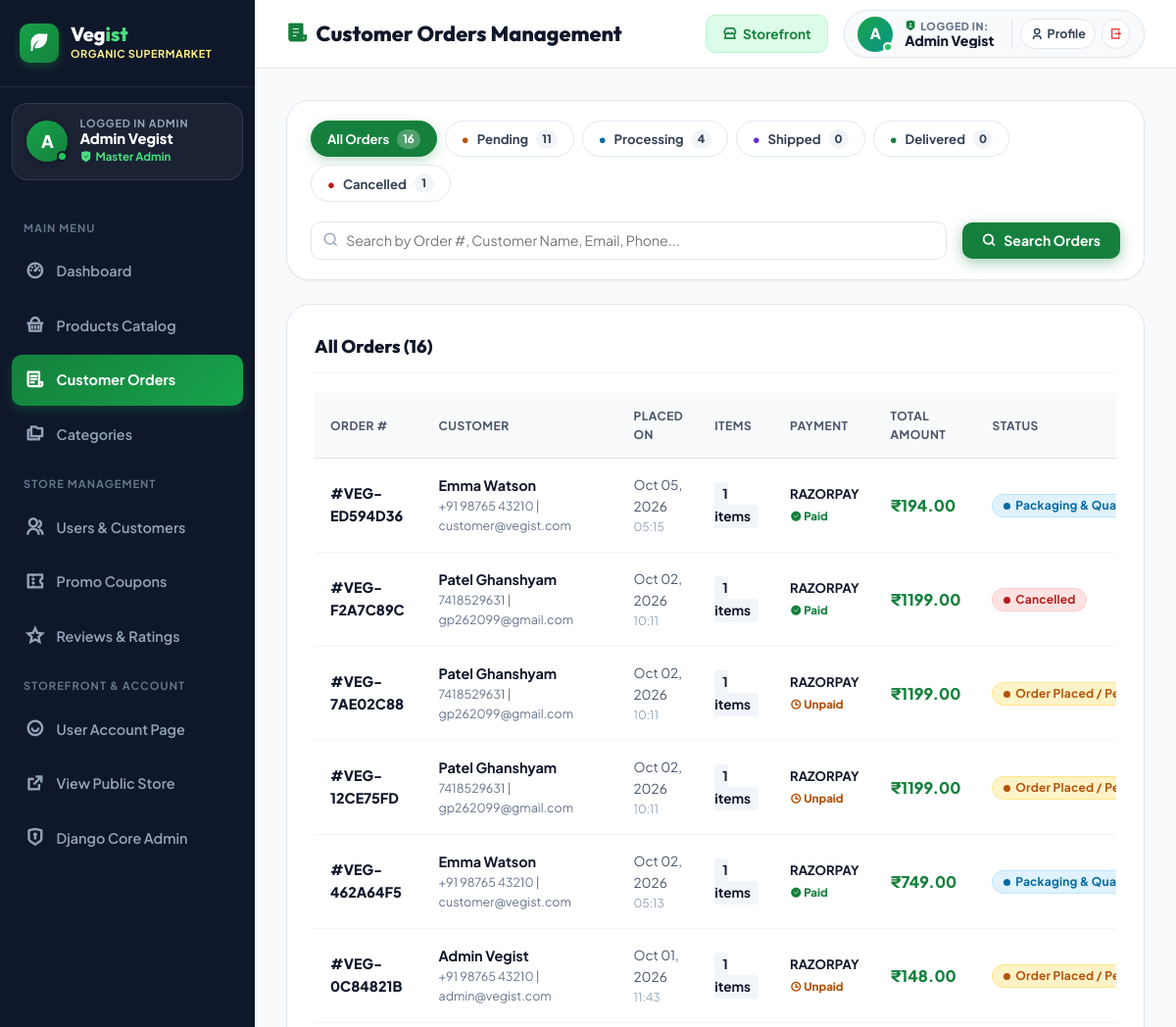
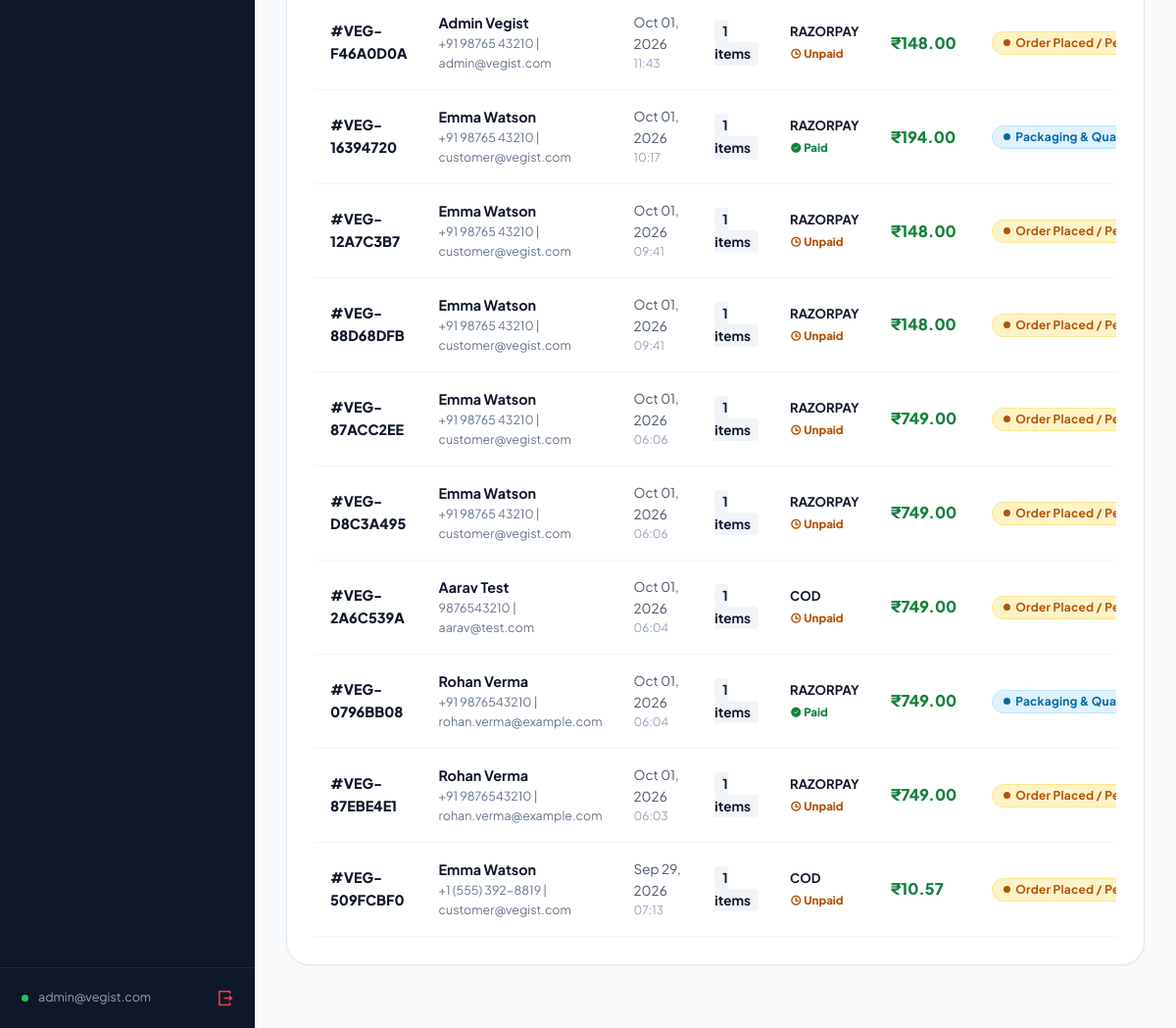
Screenshot of /dashboard/orders/ (signed in) with the database file from the repository (2 pictures, top to bottom).
### orders/models.py (models this page shows, shortened)
class Order(models.Model):
    STATUS_CHOICES = (
        ('pending', 'Order Placed / Pending'),
        ('processing', 'Packaging & Quality Check'),
        ('shipped', 'Out for Delivery'),
        ('delivered', 'Delivered'),
        ('cancelled', 'Cancelled'),
    )
    PAYMENT_CHOICES = (
        ('cod', 'Cash on Delivery (COD)'),
        ('card', 'Credit / Debit Card (Secure 256-bit)'),
        ('razorpay', 'Instant UPI / Razorpay Mock'),
    )
    order_number = models.CharField(max_length=32, unique=True, editable=False)
    user = models.ForeignKey(User, on_delete=models.SET_NULL, null=True, blank=True, related_name='orders')
    first_name = models.CharField(max_length=100)
    last_name = models.CharField(max_length=100)
    email = models.EmailField()
    phone = models.CharField(max_length=20)
    address = models.CharField(max_length=255)
    city = models.CharField(max_length=100)
    state = models.CharField(max_length=100)
    postal_code = models.CharField(max_length=20)
    order_notes = models.TextField(blank=True)
    payment_method = models.CharField(max_length=20, choices=PAYMENT_CHOICES, default='cod')
    is_paid = models.BooleanField(default=False)
    razorpay_order_id = models.CharField(max_length=100, blank=True, null=True)
    razorpay_payment_id = models.CharField(max_length=100, blank=True, null=True)
    razorpay_signature = models.CharField(max_length=255, blank=True, null=True)
    subtotal = models.DecimalField(max_digits=10, decimal_places=2)
    discount = models.DecimalField(max_digits=10, decimal_places=2, default=0.00)
    shipping = models.DecimalField(max_digits=10, decimal_places=2, default=0.00)
    total = models.DecimalField(max_digits=10, decimal_places=2)
    coupon_code = models.CharField(max_length=50, blank=True)
    status = models.CharField(max_length=20, choices=STATUS_CHOICES, default='pending')
    created_at = models.DateTimeField(auto_now_add=True)
    updated_at = models.DateTimeField(auto_now=True)
    class Meta:
        ordering = ['-created_at']

### dashboard/views.py (the view, shortened to what this page needs)
# urls.py: path('orders/', views.orders_list, name='orders_list'),
@admin_required
def orders_list(request):
    status_filter = request.GET.get('status', '').strip()
    query = request.GET.get('q', '').strip()
    orders = Order.objects.prefetch_related('items').all().order_by('-created_at')
    if status_filter:
        orders = orders.filter(status=status_filter)
    status_counts = {
        'all': Order.objects.count(),
        'pending': Order.objects.filter(status='pending').count(),
        'processing': Order.objects.filter(status='processing').count(),
        'shipped': Order.objects.filter(status='shipped').count(),
        'delivered': Order.objects.filter(status='delivered').count(),
        'cancelled': Order.objects.filter(status='cancelled').count(),
    }
    context = {
        'active_menu': 'orders',
        'orders': orders,
        'selected_status': status_filter,
        'selected_q': query,
        'total_count': orders.count(),
        'status_choices': Order.STATUS_CHOICES,
        'status_counts': status_counts,
    }
    return render(request, 'dashboard/orders.html', context)

### templates/dashboard/orders.html (shortened to what this page needs)
{% extends 'dashboard/base_dashboard.html' %}
{% block page_title %}<i class="ri-file-list-3-fill" style="color: var(--primary);"></i> Customer Orders Management{% endblock %}
{% block content %}
<div class="dash-card" style="padding: 1.25rem 1.5rem; margin-bottom: 1.5rem;">
  <div class="status-filter-nav">
    <a href="{% url 'dashboard:orders_list' %}{% if selected_q %}?q={{ selected_q }}{% endif %}" class="status-pill-btn {% if not selected_status %}active{% endif %}">
      <span>All Orders</span>
      <span class="pill-count">{{ status_counts.all }}</span>
    </a>
    <a href="{% url 'dashboard:orders_list' %}?status=pending{% if selected_q %}&q={{ selected_q }}{% endif %}" class="status-pill-btn {% if selected_status == 'pending' %}active{% endif %}">
      <span style="color: #b45309;">●</span>
      <span>Pending</span>
      <span class="pill-count">{{ status_counts.pending }}</span>
    </a>
    <a href="{% url 'dashboard:orders_list' %}?status=processing{% if selected_q %}&q={{ selected_q }}{% endif %}" class="status-pill-btn {% if selected_status == 'processing' %}active{% endif %}">
      <span style="color: #0369a1;">●</span>
      <span>Processing</span>
      <span class="pill-count">{{ status_counts.processing }}</span>
    </a>
    <a href="{% url 'dashboard:orders_list' %}?status=shipped{% if selected_q %}&q={{ selected_q }}{% endif %}" class="status-pill-btn {% if selected_status == 'shipped' %}active{% endif %}">
      <span style="color: #6d28d9;">●</span>
      <span>Shipped</span>
      <span class="pill-count">{{ status_counts.shipped }}</span>
    </a>
    <a href="{% url 'dashboard:orders_list' %}?status=delivered{% if selected_q %}&q={{ selected_q }}{% endif %}" class="status-pill-btn {% if selected_status == 'delivered' %}active{% endif %}">
      <span style="color: #15803d;">●</span>
      <span>Delivered</span>
      <span class="pill-count">{{ status_counts.delivered }}</span>
    </a>
    <a href="{% url 'dashboard:orders_list' %}?status=cancelled{% if selected_q %}&q={{ selected_q }}{% endif %}" class="status-pill-btn {% if selected_status == 'cancelled' %}active{% endif %}">
      <span style="color: #b91c1c;">●</span>
      <span>Cancelled</span>
      <span class="pill-count">{{ status_counts.cancelled }}</span>
    </a>
  </div>
  <form method="GET" style="display: flex; gap: 1rem; align-items: center; flex-wrap: wrap;">
    <div style="position: relative; min-width: 280px; flex: 1;">
      <input type="text" name="q" value="{{ selected_q }}" placeholder="Search by Order #, Customer Name, Email, Phone..." style="width: 100%; padding: 0.6rem 0.75rem 0.6rem 2.2rem; border: 1px solid var(--gray-200); border-radius: var(--radius); font-size: 0.88rem;">
      <i class="ri-search-line" style="position: absolute; left: 0.75rem; top: 50%; transform: translateY(-50%); color: var(--gray-400);"></i>
    </div>
    <button type="submit" class="btn btn-primary" style="padding: 0.6rem 1.25rem; font-size: 0.88rem; border-radius: var(--radius);">
      <i class="ri-search-line"></i> Search Orders
    </button>
  </form>
</div>
<div class="dash-card">
  <div class="dash-card-header">
    <div class="dash-card-title">
      <span>
        {% if selected_status %}
          {{ selected_status|capfirst }} Orders
        {% else %}
          All Orders
        {% endif %}
        ({{ total_count }})
      </span>
    </div>
  </div>
  {% if orders %}
    <div style="overflow-x: auto;">
      <table class="dash-table">
        <thead>
          <tr>
            <th>Order #</th>
            <th>Customer</th>
            <th>Placed On</th>
            <th>Items</th>
            <th>Payment</th>
            <th>Total Amount</th>
            <th>Status</th>
          </tr>
        </thead>
        <tbody>
          {% for o in orders %}
            <tr>
              <td style="font-weight: 800; color: var(--dark);">
                #{{ o.order_number }}
              </td>
              <td>
                <div style="font-weight: 700; color: var(--dark);">{{ o.first_name }} {{ o.last_name }}</div>
                <div style="font-size: 0.78rem; color: var(--gray-500);">{{ o.phone }} | {{ o.email }}</div>
              </td>
              <td style="color: var(--gray-600); font-size: 0.85rem;">
                {{ o.created_at|date:"M d, Y" }}
                <div style="font-size: 0.75rem; color: var(--gray-400);">{{ o.created_at|time:"H:i" }}</div>
              </td>
              <td>
                <span style="font-weight: 700; background: var(--gray-100); padding: 0.2rem 0.5rem; border-radius: 4px; font-size: 0.85rem;">
                  {{ o.items.count }} items
                </span>
              </td>
              <td>
                <div style="font-weight: 700; font-size: 0.82rem; text-transform: uppercase;">{{ o.payment_method }}</div>
                {% if o.is_paid %}
                  <span style="font-size: 0.72rem; color: #15803d; font-weight: 800;"><i class="ri-checkbox-circle-fill"></i> Paid</span>
                {% else %}
                  <span style="font-size: 0.72rem; color: #b45309; font-weight: 800;"><i class="ri-time-line"></i> Unpaid</span>
                {% endif %}
              </td>
              <td>
                <div style="font-weight: 800; color: var(--primary); font-size: 1rem;">₹{{ o.total }}</div>
              </td>
              <td>
                <span class="status-badge status-{{ o.status }}">
                  {{ o.get_status_display }}
                </span>
              </td>
            </tr>
          {% endfor %}
        </tbody>
      </table>
    </div>
  {% else %}
    <div style="text-align: center; padding: 4rem 1rem; color: var(--gray-500);">
      <i class="ri-inbox-line" style="font-size: 3rem; color: var(--gray-300); margin-bottom: 0.5rem; display: block;"></i>
      No orders match the selected criteria.
    </div>
  {% endif %}
</div>
{% endblock %}

### templates/dashboard/base_dashboard.html (shortened to what this page needs)
{% load static %}
<!DOCTYPE html>
<html lang="en">
<head>
  <link href="https://cdn.jsdelivr.net/npm/remixicon@4.2.0/fonts/remixicon.css" rel="stylesheet">
  <link rel="stylesheet" href="{% static 'css/vegist.css' %}">
</head>
<body>
  <aside class="dash-sidebar" id="dashSidebar">
    <a href="{% url 'dashboard:home' %}" class="dash-brand">
      <div class="dash-brand-icon">
        <i class="ri-leaf-fill"></i>
      </div>
      <div>
        <div class="dash-brand-title">Veg<span>ist</span></div>
        <div class="dash-brand-badge">Organic Supermarket</div>
      </div>
    </a>
    <div class="dash-user-card">
      <div class="dash-user-avatar">
        {% if request.user.first_name %}
          {{ request.user.first_name|make_list|first|upper }}
        {% else %}
          {{ request.user.username|make_list|first|upper }}
        {% endif %}
        <span class="user-online-dot" title="Authenticated & Active"></span>
      </div>
      <div class="dash-user-details">
        <div class="dash-user-greeting">Logged In Admin</div>
        <div class="dash-user-name" title="{% if request.user.get_full_name %}{{ request.user.get_full_name }}{% elif request.user.first_name %}{{ request.user.first_name }}{% elif request.user.username|length > 2 %}{{ request.user.username|capfirst }}{% else %}{{ request.user.email }}{% endif %}">
          {% if request.user.get_full_name %}
            {{ request.user.get_full_name }}
          {% elif request.user.first_name %}
            {{ request.user.first_name }}
          {% elif request.user.username|length > 2 %}
            {{ request.user.username|capfirst }}
          {% elif request.user.email %}
            {{ request.user.email }}
          {% else %}
            Admin User
          {% endif %}
        </div>
        <div class="dash-user-role">
          <i class="ri-shield-check-fill"></i>
          {% if request.user.is_superuser %}Master Admin{% elif request.user.is_staff %}Store Staff{% else %}User{% endif %}
        </div>
      </div>
    </div>
    <div class="dash-nav">
      <div class="dash-nav-header">Main Menu</div>
      <a href="{% url 'dashboard:home' %}" class="dash-nav-link {% if active_menu == 'dashboard' %}active{% endif %}">
        <i class="ri-dashboard-3-line"></i>
        <span>Dashboard</span>
      </a>
      <a href="{% url 'dashboard:products_list' %}" class="dash-nav-link {% if active_menu == 'products' %}active{% endif %}">
        <i class="ri-shopping-basket-line"></i>
        <span>Products Catalog</span>
      </a>
      <a href="{% url 'dashboard:orders_list' %}" class="dash-nav-link {% if active_menu == 'orders' %}active{% endif %}">
        <i class="ri-file-list-3-line"></i>
        <span>Customer Orders</span>
      </a>
      <a href="{% url 'dashboard:categories_list' %}" class="dash-nav-link {% if active_menu == 'categories' %}active{% endif %}">
        <i class="ri-folders-line"></i>
        <span>Categories</span>
      </a>
      <div class="dash-nav-header">Store Management</div>
      <a href="{% url 'dashboard:customers_list' %}" class="dash-nav-link {% if active_menu == 'customers' %}active{% endif %}">
        <i class="ri-group-line"></i>
        <span>Users & Customers</span>
      </a>
      <a href="{% url 'dashboard:coupons_list' %}" class="dash-nav-link {% if active_menu == 'coupons' %}active{% endif %}">
        <i class="ri-coupon-3-line"></i>
        <span>Promo Coupons</span>
      </a>
      <a href="{% url 'dashboard:reviews_list' %}" class="dash-nav-link {% if active_menu == 'reviews' %}active{% endif %}">
        <i class="ri-star-line"></i>
        <span>Reviews & Ratings</span>
      </a>
      <div class="dash-nav-header">Storefront & Account</div>
      <a href="{% url 'accounts:profile' %}" class="dash-nav-link">
        <i class="ri-user-smile-line"></i>
        <span>User Account Page</span>
      </a>
      <a href="{% url 'store:home' %}" target="_blank" class="dash-nav-link">
        <i class="ri-external-link-line"></i>
        <span>View Public Store</span>
      </a>
      <a href="/admin/" target="_blank" class="dash-nav-link">
        <i class="ri-shield-keyhole-line"></i>
        <span>Django Core Admin</span>
      </a>
    </div>
    <div class="dash-sidebar-footer">
      <div style="display: flex; align-items: center; gap: 0.5rem; min-width: 0;">
        <span class="user-online-dot" style="position: static; display: inline-block;"></span>
        <div style="font-size: 0.78rem; color: #94a3b8; overflow: hidden; text-overflow: ellipsis; white-space: nowrap; max-width: 150px;">
          {{ request.user.email|default:request.user.username }}
        </div>
      </div>
      <a href="{% url 'accounts:logout' %}" style="color: #ef4444; font-size: 1.15rem; display: flex; align-items: center;" title="Sign Out">
        <i class="ri-logout-box-r-line"></i>
      </a>
    </div>
  </aside>
  <div class="dash-wrapper">
    <header class="dash-header">
      <div style="display: flex; align-items: center; gap: 1rem;">
        <h1 class="dash-header-title">
          {% block page_title %}<i class="ri-dashboard-3-fill" style="color: var(--primary);"></i> Vegist Store Overview{% endblock %}
        </h1>
      </div>
      <div class="dash-header-actions">
        <a href="{% url 'store:home' %}" class="btn-storefront" target="_blank" title="View live storefront">
          <i class="ri-store-2-line"></i> Storefront
        </a>
        <div class="dash-header-user">
          <div class="admin-avatar">
            {% if request.user.first_name %}
              {{ request.user.first_name|make_list|first|upper }}
            {% else %}
              {{ request.user.username|make_list|first|upper }}
            {% endif %}
            <span class="user-online-dot"></span>
          </div>
          <div class="dash-header-user-info">
            <div class="dash-header-user-label">
              <i class="ri-shield-user-fill" style="color: var(--primary);"></i>
              <span>Logged In:</span>
            </div>
            <div class="dash-header-user-name" title="{% if request.user.get_full_name %}{{ request.user.get_full_name }}{% elif request.user.first_name %}{{ request.user.first_name }}{% elif request.user.username|length > 2 %}{{ request.user.username|capfirst }}{% else %}{{ request.user.email }}{% endif %}">
              {% if request.user.get_full_name %}
                {{ request.user.get_full_name }}
              {% elif request.user.first_name %}
                {{ request.user.first_name }}
              {% elif request.user.username|length > 2 %}
                {{ request.user.username|capfirst }}
              {% elif request.user.email %}
                {{ request.user.email }}
              {% else %}
                Admin User
              {% endif %}
            </div>
          </div>
          <div class="dash-header-user-actions">
            <a href="{% url 'accounts:profile' %}" class="dash-user-action-btn" title="View & Edit User Account Profile">
              <i class="ri-user-3-line"></i> Profile
            </a>
            <a href="{% url 'accounts:logout' %}" class="dash-user-action-btn logout" title="Sign Out of Admin Dashboard">
              <i class="ri-logout-box-r-line"></i>
            </a>
          </div>
        </div>
      </div>
    </header>
    <main class="dash-main">
      {% block content %}{% endblock %}
    </main>
  </div>
</body>
</html>

### rows the page displays
Order: order_number "VEG-ED594D36", first_name "Emma", last_name "Watson", phone "+91 98765 43210", email "customer@vegist.com", created_at "Oct 05, 2026", created_at "05:15", items.count "1", payment_method "RAZORPAY", is_paid True (drawn), total "194.00", status "Packaging &…"
Order: order_number "VEG-F2A7C89C", first_name "Patel", last_name "Ghanshyam", phone "7418529631", email "gp262099@gmail.com", created_at "Oct 02, 2026", created_at "10:11", items.count "1", payment_method "RAZORPAY", is_paid True (drawn), total "1199.00", status "Cancelled"
Order: order_number "VEG-7AE02C88", first_name "Patel", last_name "Ghanshyam", phone "7418529631", email "gp262099@gmail.com", created_at "Oct 02, 2026", created_at "10:11", items.count "1", payment_method "RAZORPAY", is_paid False (drawn), total "1199.00", status "Order Placed /…"
Order: order_number "VEG-12CE75FD", first_name "Patel", last_name "Ghanshyam", phone "7418529631", email "gp262099@gmail.com", created_at "Oct 02, 2026", created_at "10:11", items.count "1", payment_method "RAZORPAY", is_paid False (drawn), total "1199.00", status "Order Placed /…"
Order: order_number "VEG-462A64F5", first_name "Emma", last_name "Watson", phone "+91 98765 43210", email "customer@vegist.com", created_at "Oct 02, 2026", created_at "05:13", items.count "1", payment_method "RAZORPAY", is_paid True (drawn), total "749.00", status "Packaging &…"
Order: order_number "VEG-0C84821B", first_name "Admin", last_name "Vegist", phone "+91 98765 43210", email "admin@vegist.com", created_at "Oct 01, 2026", created_at "11:43", items.count "1", payment_method "RAZORPAY", is_paid False (drawn), total "148.00", status "Order Placed /…"
Order: order_number "VEG-F46A0D0A", first_name "Admin", last_name "Vegist", phone "+91 98765 43210", email "admin@vegist.com", created_at "Oct 01, 2026", created_at "11:43", items.count "1", payment_method "RAZORPAY", is_paid False (drawn), total "148.00", status "Order Placed /…"
Order: order_number "VEG-16394720", first_name "Emma", last_name "Watson", phone "+91 98765 43210", email "customer@vegist.com", created_at "Oct 01, 2026", created_at "10:17", items.count "1", payment_method "RAZORPAY", is_paid True (drawn), total "194.00", status "Packaging &…"
Order: order_number "VEG-12A7C3B7", first_name "Emma", last_name "Watson", phone "+91 98765 43210", email "customer@vegist.com", created_at "Oct 01, 2026", created_at "09:41", items.count "1", payment_method "RAZORPAY", is_paid False (drawn), total "148.00", status "Order Placed /…"
Order: order_number "VEG-88D68DFB", first_name "Emma", last_name "Watson", phone "+91 98765 43210", email "customer@vegist.com", created_at "Oct 01, 2026", created_at "09:41", items.count "1", payment_method "RAZORPAY", is_paid False (drawn), total "148.00", status "Order Placed /…"
Order: order_number "VEG-87ACC2EE", first_name "Emma", last_name "Watson", phone "+91 98765 43210", email "customer@vegist.com", created_at "Oct 01, 2026", created_at "06:06", items.count "1", payment_method "RAZORPAY", is_paid False (drawn), total "749.00", status "Order Placed /…"
Order: order_number "VEG-D8C3A495", first_name "Emma", last_name "Watson", phone "+91 98765 43210", email "customer@vegist.com", created_at "Oct 01, 2026", created_at "06:06", items.count "1", payment_method "RAZORPAY", is_paid False (drawn), total "749.00", status "Order Placed /…"
Order: order_number "VEG-2A6C539A", first_name "Aarav", last_name "Test", phone "9876543210", email "aarav@test.com", created_at "Oct 01, 2026", created_at "06:04", items.count "1", payment_method "COD", is_paid False (drawn), total "749.00", status "Order Placed /…"
Order: order_number "VEG-0796BB08", first_name "Rohan", last_name "Verma", phone "+91 9876543210", email "rohan.verma@example.com", created_at "Oct 01, 2026", created_at "06:04", items.count "1", payment_method "RAZORPAY", is_paid True (drawn), total "749.00", status "Packaging &…"
Order: order_number "VEG-87EBE4E1", first_name "Rohan", last_name "Verma", phone "+91 9876543210", email "rohan.verma@example.com", created_at "Oct 01, 2026", created_at "06:03", items.count "1", payment_method "RAZORPAY", is_paid False (drawn), total "749.00", status "Order Placed /…"
Order: order_number "VEG-509FCBF0", first_name "Emma", last_name "Watson", phone "+1 (555) 392-8819", email "customer@vegist.com", created_at "Sep 29, 2026", created_at "07:13", items.count "1", payment_method "COD", is_paid False (drawn), total "10.57", status "Order Placed /…"

### other values shown
{{ request.user.first_name|make_list|first|upper }} "A"
{{ request.user.get_full_name }} "Admin Vegist"
{{ request.user.email|default:request.user.username }} "admin@vegist.com"
{{ status_counts.all }} "16"
{{ status_counts.pending }} "11"
{{ status_counts.processing }} "4"
{{ status_counts.shipped }} "0"
{{ status_counts.delivered }} "0"
{{ status_counts.cancelled }} "1"
{{ total_count }} "16"
